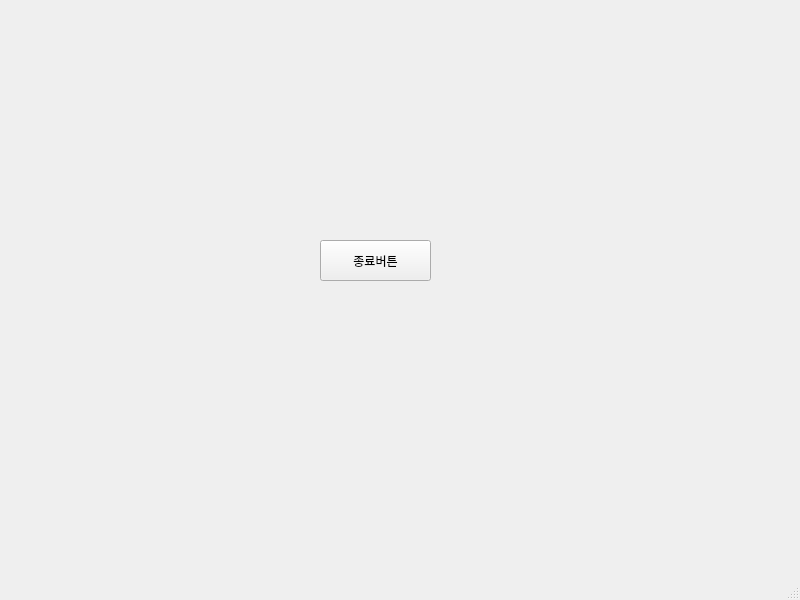
<?xml version="1.0" encoding="UTF-8"?>
<ui version="4.0">
 <class>MainWindow</class>
 <widget class="QMainWindow" name="MainWindow">
  <property name="geometry">
   <rect>
    <x>0</x>
    <y>0</y>
    <width>800</width>
    <height>600</height>
   </rect>
  </property>
  <property name="font">
   <font>
    <family>맑은 고딕</family>
   </font>
  </property>
  <property name="windowTitle">
   <string>테스트 윈도우</string>
  </property>
  <widget class="QWidget" name="centralwidget">
   <widget class="QPushButton" name="pushButton">
    <property name="geometry">
     <rect>
      <x>320</x>
      <y>240</y>
      <width>111</width>
      <height>41</height>
     </rect>
    </property>
    <property name="text">
     <string>종료버튼</string>
    </property>
   </widget>
  </widget>
  <widget class="QMenuBar" name="menubar">
   <property name="geometry">
    <rect>
     <x>0</x>
     <y>0</y>
     <width>800</width>
     <height>20</height>
    </rect>
   </property>
  </widget>
  <widget class="QStatusBar" name="statusbar"/>
 </widget>
 <resources/>
 <connections/>
</ui>
